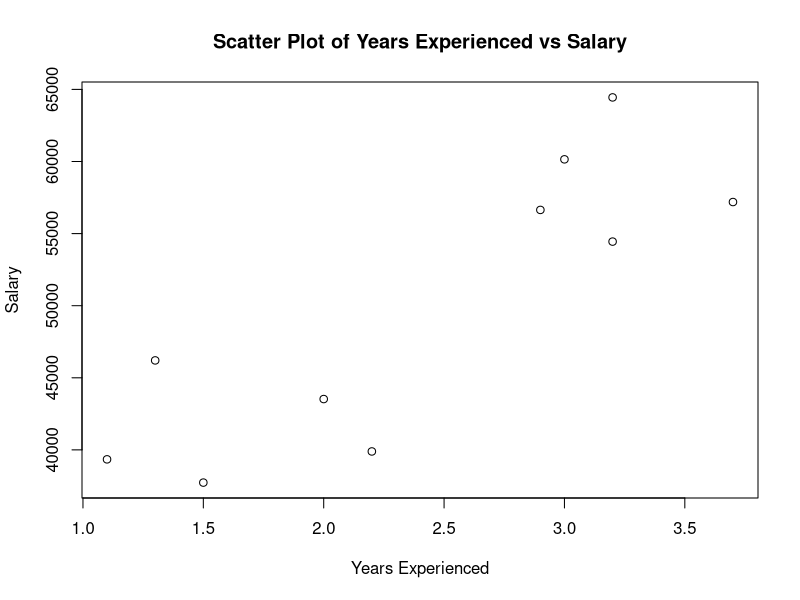

Source code (R):
# Create the data frame
data <- data.frame(
  Years_Exp = c(1.1, 1.3, 1.5, 2.0, 2.2, 2.9, 3.0, 3.2, 3.2, 3.7),
  Salary = c(39343.00, 46205.00, 37731.00, 43525.00,
             39891.00, 56642.00, 60150.00, 54445.00, 64445.00, 57189.00)
)
# Create the scatter plot
plot(data$Years_Exp, data$Salary,
     xlab = "Years Experienced",
     ylab = "Salary",
     main = "Scatter Plot of Years Experienced vs Salary")